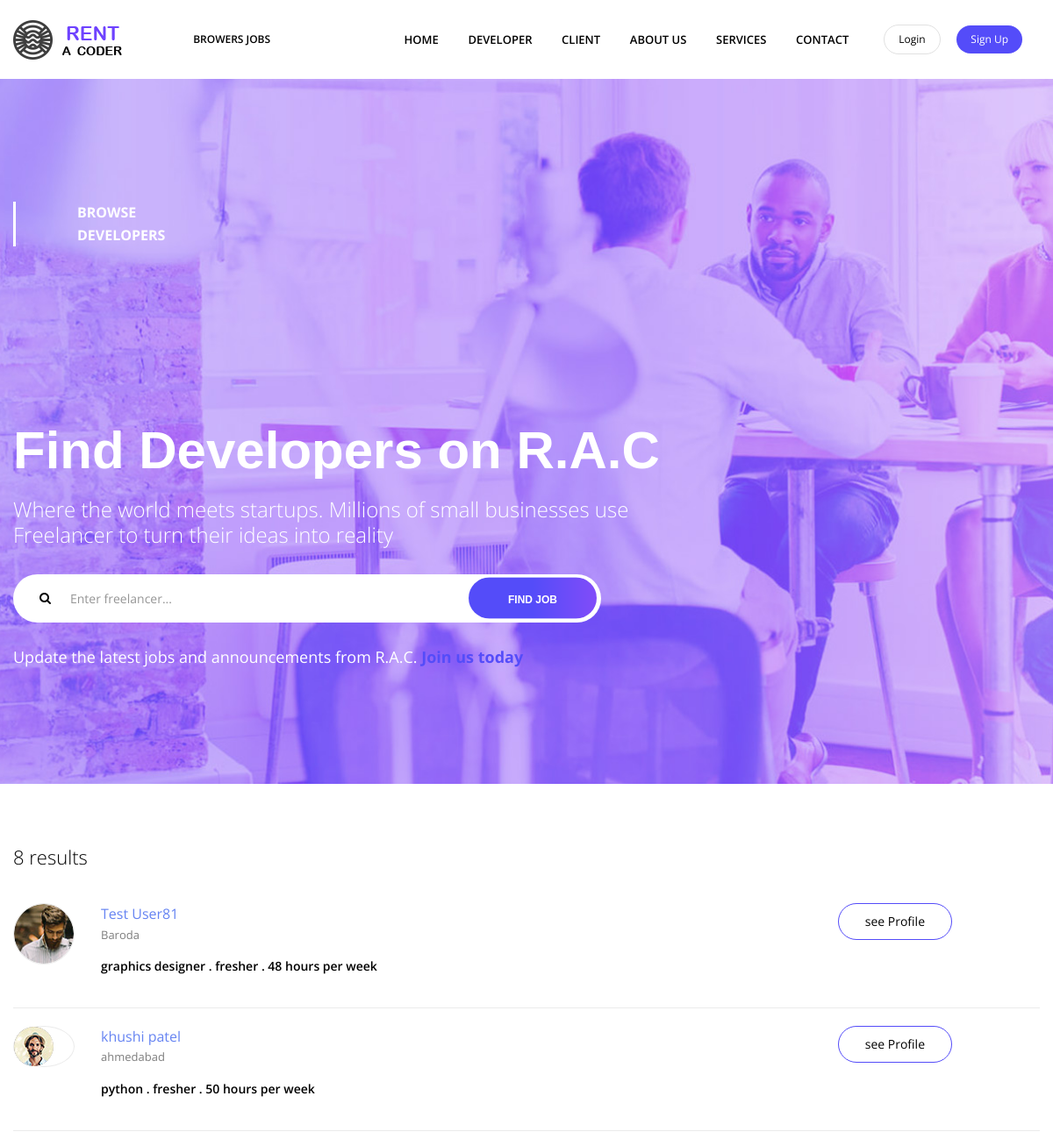
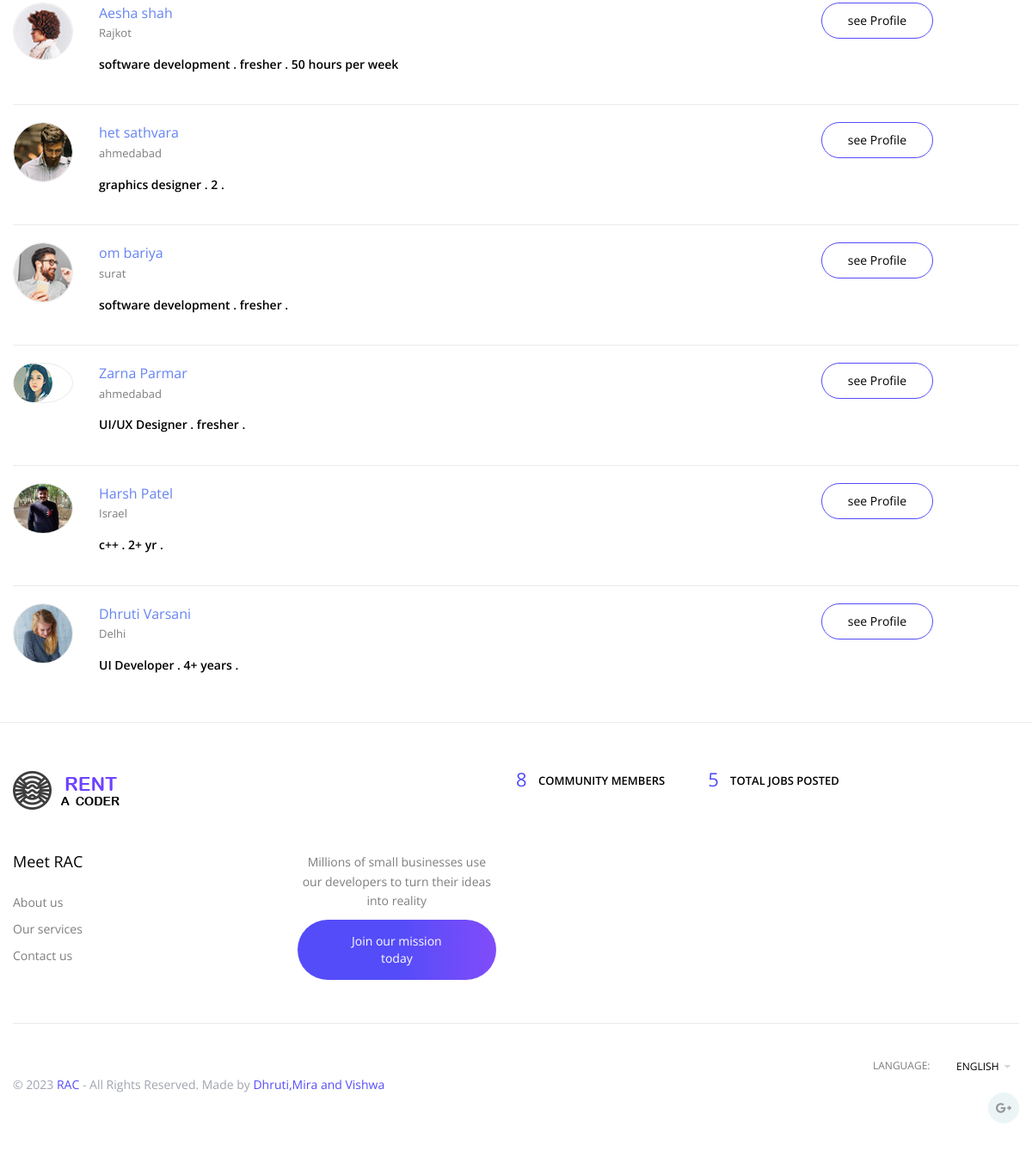
The page /developer_app/developer_index/ on the database its author committed (2 pictures, top to bottom).
### developer_app/models.py (models this page shows, shortened)
class Profile_dev(models.Model):
    user_id_fk  = models.ForeignKey(CustomUser,on_delete=models.CASCADE,related_name='developer_userid')
    your_skill = models.CharField(max_length=100)
    qualification = models.CharField(max_length=10000)
    work_experience = models.CharField(max_length=10)
    past_project = models.CharField(max_length=100)   #worked in past company
    job_type = models.CharField(max_length=200)
    working_hours = models.CharField(max_length=100)
    location = models.CharField(max_length=10)
    salary= models.CharField(max_length=10)
    DOB = models.DateTimeField(blank=True, null=True,default=timezone.now)
    picture = models.ImageField(upload_to='Images',blank=True)
    def get_developer_image_url(self):
        return self.picture.url

### signup_user/models.py (models this page shows)
class CustomUser(AbstractUser):
    user_type = models.CharField(max_length=50, choices=user_choice,default='client')
    def __str__(self):
        return f'{self.first_name} {self.last_name}'

### developer_app/views.py (the view)
# urls.py: path("developer_index/",views.developer_index,name="developer_index"),
def developer_index(request):
    freelancer = Profile_dev.objects.all()                            #this is for shows all profiles from database
    cnt = Profile_dev.objects.all().count()
    context = {
        'all_freelancer':freelancer,
        'count' : cnt
    }
    return render(request,'developer_app/developer_index.html',context)

### core/context_processors.py (called while the page is built)
def project(request):
    project = Project.objects.filter(project_status='False')
    p_cnt = Project.objects.filter(project_status='False').count()
    print(project)
    return {'all_project':project,'project_count' : p_cnt}

def verticle_feature_members(request):
    verticle_feature_members = Profile_client.objects.all()[:7]
    return {'feature_members':verticle_feature_members}

def topcat(request):
    Category_display = list(Category.objects.all())
    Category_display = random.sample(Category_display,5)
    return {'topcat' : Category_display}

def topclient(request):
    topclient = list(Profile_client.objects.all())
    topclient = random.sample(topclient,5)
    return {'topclient' : topclient}

def topdev(request):
    topdev = list(Profile_dev.objects.all())
    topdev = random.sample(topdev,5)
    return {'topdev' : topdev}

### emp_app/models.py (called while the page is built)
    def get_client_image_url(self):
        return f"{self.picture.url}"

    def __str__(self):
        return f'{self.id}'

### templates/developer_app/developer_index.html
{% extends 'core/layout.html' %}
{% block developer_search %}
{% include 'developer_app/developer_search.html' %}
{% endblock developer_search %}
{% block developer_job_filter %}
{% include 'developer_app/developer_job_filter.html' %}
{% endblock developer_job_filter %}

### templates/developer_app/developer_job_filter.html
{% load static %}
{% block body %}
<div class="ps-section--sidebar ps-listing">
    <div class="container">
        <div class="ps-section__container">
            <div class="ps-section__content">
                <div class="ps-section__items">
                    <h4 class="ps-heading--2 mb-40">{{count}} results</h4>
                    {% for freelancer in all_freelancer %}
                    <div class="ps-freelancer ">
                        <div class="ps-freelancer__thumbnail"><img src="{{freelancer.get_developer_image_url}}" alt=""></div>
                        <div class="ps-freelancer__content">
                            <figure>
                                <figcaption>{{freelancer.user_id_fk}}</figcaption>
                                <p>{{freelancer.location}} </p><a class="ps-btn ps-btn--outline" href="{%url 'developer_app:pr_dev_profile' freelancer.id %}"> see Profile</a>
                            </figure>
                            <p><strong>{{freelancer.your_skill}} . {{freelancer.work_experience}} . {{freelancer.working_hours}}
                                    </strong></p>
                        </div>
                    </div>
                    {% endfor %}
                </div>
            </div>
        </div>
    </div>
</div>
</div>
{% endblock %}

### rows shown on the page
Profile_dev: get_developer_image_url (picture), user_id_fk "Test User81", location "Baroda", your_skill "graphics designer", work_experience "fresher", working_hours "48 hours per week"
Profile_dev: get_developer_image_url (picture), user_id_fk "khushi patel", location "ahmedabad", your_skill "python", work_experience "fresher", working_hours "50 hours per week"
Profile_dev: get_developer_image_url (picture), user_id_fk "Aesha shah", location "Rajkot", your_skill "software development", work_experience "fresher", working_hours "50 hours per week"
Profile_dev: get_developer_image_url (picture), user_id_fk "het sathvara", location "ahmedabad", your_skill "graphics designer", work_experience "2"
Profile_dev: get_developer_image_url (picture), user_id_fk "om bariya", location "surat", your_skill "software development", work_experience "fresher"
Profile_dev: get_developer_image_url (picture), user_id_fk "Zarna Parmar", location "ahmedabad", your_skill "UI/UX Designer", work_experience "fresher"
Profile_dev: get_developer_image_url (picture), user_id_fk "Harsh Patel", location "Israel", your_skill "c++", work_experience "2+ yr"
Profile_dev: get_developer_image_url (picture), user_id_fk "Dhruti Varsani", location "Delhi", your_skill "UI Developer", work_experience "4+ years"

### other values the page prints
{{ count }} "8"
{{ project_count }} "5"
